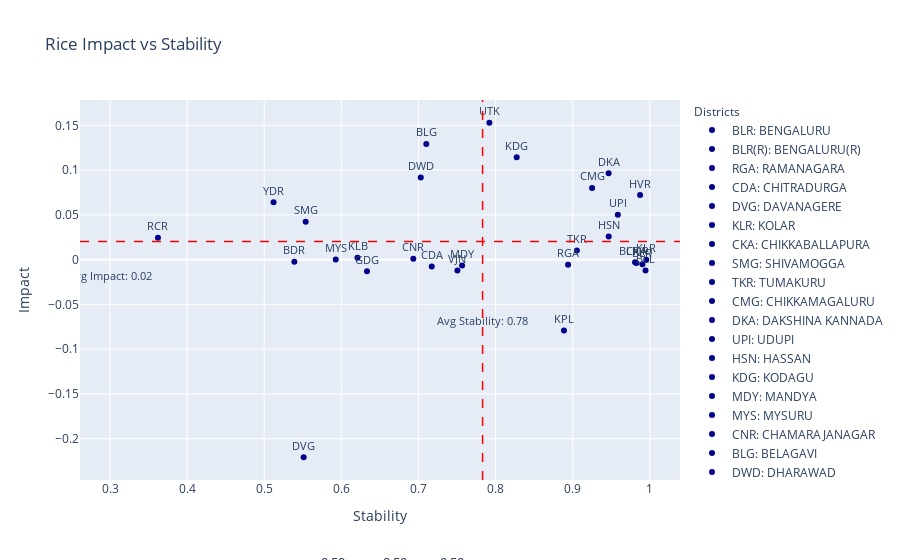

Source (notebook cell):
### Code cell
import pandas as pd
import plotly.express as px
import ipywidgets as widgets
from ipywidgets import interact
from IPython.display import clear_output
import plotly.graph_objects as go

def update_plot(alpha1, alpha2, alpha3):
    
    tolerance = 1e-5 
    filtered_df = viz_df[
        (viz_df['Sensitivity_AreaUnderCereals_Paddy'].between(alpha1 - tolerance, alpha1 + tolerance)) &
        (viz_df['Sensitivity_TotalNPK'].between(alpha2 - tolerance, alpha2 + tolerance)) &
        (viz_df['Sensitivity_NetAreaIrrigated_Canals_NetAreaIrrigated'].between(alpha3 - tolerance, alpha3 + tolerance)) 
    ]

    # Create a scatter plot with filtered data
    fig = px.scatter(filtered_df, x='Stability_Values', y='Impact', title='Rice Impact vs Stability',
                     labels={'Impact': 'Impact', 'Stability_Values': 'Stability'},
                     text='Abbreviation', opacity=1, color_discrete_sequence=['darkblue'])

    fig.update_traces(textposition='top center', textfont=dict(size=11))

    # Update layout to add annotations and legends
    fig.update_layout(
        annotations=[
            dict(
                x=0.5,
                y=-0.25,
                showarrow=False,
                text=f'α<sub>AP</sub>: {alpha1:.2f}, α<sub>NPK</sub>: {alpha2:.2f}, α<sub>CN</sub>: {alpha3:.2f}',
                xref="paper",
                yref="paper",
                font=dict(size=13)
            )
        ],
        legend_title_text='Districts',
        legend_title=dict(font=dict(size=12)),
    )

    # Adding custom legends with abbreviations and full forms
    legend_labels = [{'Abbreviation': abb, 'Full Form': full_form} 
                     for abb, full_form in zip(filtered_df['Abbreviation'].unique(), filtered_df['District'].unique())]

    for label in legend_labels:
        fig.add_trace(go.Scatter(
            x=[None],
            y=[None],
            mode='markers',
            marker=dict(color='darkblue'),
            name=f"{label['Abbreviation']}: {label['Full Form']}"
        ))

    # Adding average lines for stability and percentage change
    avg_stability = filtered_df['Stability_Values'].mean()
    avg_precent = filtered_df['Impact'].mean()

    fig.add_shape(
        type='line',
        x0=avg_stability, y0=0, x1=avg_stability, y1=1,
        line=dict(color='red', width=1.5, dash='dash'),
        yref='paper'
    )

    fig.add_shape(
        type='line',
        x0=0, y0=avg_precent, x1=1, y1=avg_precent,
        line=dict(color='red', width=1.5, dash='dash'),
        xref='paper'
    )

    # Add annotations for average values
    fig.add_trace(go.Scatter(
        x=[avg_stability],
        y=[-0.07],
        text=[f'Avg Stability: {avg_stability:.2f}'],
        mode="text",
        showlegend=False,
        textfont=dict(size=10.7)
    ))

    fig.add_trace(go.Scatter(
        x=[0.3],
        y=[avg_precent-0.04],
        text=[f'Avg Impact: {avg_precent:.2f}'],
        mode="text",
        showlegend=False,
        textfont=dict(size=10.7)
    ))

    clear_output()

    display(fig)

# Creating sliders for interaction
alpha1_slider = widgets.FloatSlider(value=0.5, min=0, max=1, step=0.1, description='αAP:')
alpha2_slider = widgets.FloatSlider(value=0.5, min=0, max=1, step=0.1, description='αNPK:')
alpha3_slider = widgets.FloatSlider(value=0.5, min=0, max=1, step=0.1, description='αCN:')

# Creating interactive plot
interactive_plot = interact(update_plot, alpha1=alpha1_slider, alpha2=alpha2_slider, alpha3=alpha3_slider)

# Create update button to trigger plot update
update_button = widgets.Button(description="Update Plot")
update_button.on_click(lambda _: update_plot(alpha1_slider.value, alpha2_slider.value, alpha3_slider.value))

# Display the button and sliders
widgets.HBox([update_button, alpha1_slider, alpha2_slider, alpha3_slider])

### Figure 1 — Plotly figure (JSON) as saved in the notebook; plotly's stock layout.template omitted (floating-point values rounded to 4 significant figures)
{"data": [{"hovertemplate": "Stability=%{x}<br>Impact=%{y}<br>Abbreviation=%{text}<extra></extra>", "legendgroup": "", "marker": {"color": "darkblue", "opacity": 1, "symbol": "circle"}, "mode": "markers+text", "name": "", "orientation": "v", "showlegend": false, "text": ["BLR", "BLR(R)", "RGA", "CDA", "DVG", "KLR", "CKA", "SMG", "TKR", "CMG", "DKA", "UPI", "HSN", "KDG", "MDY", "MYS", "CNR", "BLG", "DWD", "GDG", "HVR", "UTK", "BLL", "BDR", "KLB", "YDR", "RCR", "KPL", "VJN"], "textfont": {"size": 11}, "textposition": "top center", "type": "scatter", "x": [0.9905, 0.981, 0.8941, 0.7172, 0.5512, 0.9954, 0.9826, 0.5538, 0.9055, 0.9252, 0.9466, 0.9586, 0.9467, 0.8274, 0.7566, 0.5927, 0.6934, 0.7102, 0.703, 0.6333, 0.9874, 0.792, 0.9945, 0.5391, 0.621, 0.5121, 0.3622, 0.8887, 0.7505], "xaxis": "x", "y": [-0.005111, -0.003032, -0.005749, -0.007532, -0.2207, 0, -0.003732, 0.04219, 0.01017, 0.08014, 0.09655, 0.05007, 0.02585, 0.1142, -0.006629, 0.0001096, 0.0009031, 0.1292, 0.09172, -0.01301, 0.07209, 0.1529, -0.01208, -0.002385, 0.001984, 0.06418, 0.02454, -0.07915, -0.01208], "yaxis": "y"}, {"marker": {"color": "darkblue"}, "mode": "markers", "name": "BLR: BENGALURU", "type": "scatter", "x": [null], "y": [null]}, {"marker": {"color": "darkblue"}, "mode": "markers", "name": "BLR(R): BENGALURU(R)", "type": "scatter", "x": [null], "y": [null]}, {"marker": {"color": "darkblue"}, "mode": "markers", "name": "RGA: RAMANAGARA", "type": "scatter", "x": [null], "y": [null]}, {"marker": {"color": "darkblue"}, "mode": "markers", "name": "CDA: CHITRADURGA", "type": "scatter", "x": [null], "y": [null]}, {"marker": {"color": "darkblue"}, "mode": "markers", "name": "DVG: DAVANAGERE", "type": "scatter", "x": [null], "y": [null]}, {"marker": {"color": "darkblue"}, "mode": "markers", "name": "KLR: KOLAR", "type": "scatter", "x": [null], "y": [null]}, {"marker": {"color": "darkblue"}, "mode": "markers", "name": "CKA: CHIKKABALLAPURA", "type": "scatter", "x": [null], "y": [null]}, {"marker": {"color": "darkblue"}, "mode": "markers", "name": "SMG: SHIVAMOGGA", "type": "scatter", "x": [null], "y": [null]}, {"marker": {"color": "darkblue"}, "mode": "markers", "name": "TKR: TUMAKURU", "type": "scatter", "x": [null], "y": [null]}, {"marker": {"color": "darkblue"}, "mode": "markers", "name": "CMG: CHIKKAMAGALURU", "type": "scatter", "x": [null], "y": [null]}, {"marker": {"color": "darkblue"}, "mode": "markers", "name": "DKA: DAKSHINA KANNADA", "type": "scatter", "x": [null], "y": [null]}, {"marker": {"color": "darkblue"}, "mode": "markers", "name": "UPI: UDUPI", "type": "scatter", "x": [null], "y": [null]}, {"marker": {"color": "darkblue"}, "mode": "markers", "name": "HSN: HASSAN", "type": "scatter", "x": [null], "y": [null]}, {"marker": {"color": "darkblue"}, "mode": "markers", "name": "KDG: KODAGU", "type": "scatter", "x": [null], "y": [null]}, {"marker": {"color": "darkblue"}, "mode": "markers", "name": "MDY: MANDYA", "type": "scatter", "x": [null], "y": [null]}, {"marker": {"color": "darkblue"}, "mode": "markers", "name": "MYS: MYSURU", "type": "scatter", "x": [null], "y": [null]}, {"marker": {"color": "darkblue"}, "mode": "markers", "name": "CNR: CHAMARAJANAGAR", "type": "scatter", "x": [null], "y": [null]}, {"marker": {"color": "darkblue"}, "mode": "markers", "name": "BLG: BELAGAVI", "type": "scatter", "x": [null], "y": [null]}, {"marker": {"color": "darkblue"}, "mode": "markers", "name": "DWD: DHARAWAD", "type": "scatter", "x": [null], "y": [null]}, {"marker": {"color": "darkblue"}, "mode": "markers", "name": "GDG: GADAG", "type": "scatter", "x": [null], "y": [null]}, {"marker": {"color": "darkblue"}, "mode": "markers", "name": "HVR: HAVERI", "type": "scatter", "x": [null], "y": [null]}, {"marker": {"color": "darkblue"}, "mode": "markers", "name": "UTK: UTTARA KANNADA", "type": "scatter", "x": [null], "y": [null]}, {"marker": {"color": "darkblue"}, "mode": "markers", "name": "BLL: BALLARI", "type": "scatter", "x": [null], "y": [null]}, {"marker": {"color": "darkblue"}, "mode": "markers", "name": "BDR: BIDAR", "type": "scatter", "x": [null], "y": [null]}, {"marker": {"color": "darkblue"}, "mode": "markers", "name": "KLB: KALABURAGI", "type": "scatter", "x": [null], "y": [null]}, {"marker": {"color": "darkblue"}, "mode": "markers", "name": "YDR: YADGIRI", "type": "scatter", "x": [null], "y": [null]}, {"marker": {"color": "darkblue"}, "mode": "markers", "name": "RCR: RAICHUR", "type": "scatter", "x": [null], "y": [null]}, {"marker": {"color": "darkblue"}, "mode": "markers", "name": "KPL: KOPPAL", "type": "scatter", "x": [null], "y": [null]}, {"marker": {"color": "darkblue"}, "mode": "markers", "name": "VJN: VIJAYANAGARA", "type": "scatter", "x": [null], "y": [null]}, {"mode": "text", "showlegend": false, "text": ["Avg Stability: 0.78"], "textfont": {"size": 10.7}, "type": "scatter", "x": [0.7832], "y": [-0.07]}, {"mode": "text", "showlegend": false, "text": ["Avg Impact: 0.02"], "textfont": {"size": 10.7}, "type": "scatter", "x": [0.3], "y": [-0.01981]}], "layout": {"annotations": [{"font": {"size": 13}, "showarrow": false, "text": "α<sub>AP</sub>: 0.50, α<sub>NPK</sub>: 0.50, α<sub>CN</sub>: 0.50", "x": 0.5, "xref": "paper", "y": -0.25, "yref": "paper"}], "legend": {"title": {"font": {"size": 12}, "text": "Districts"}, "tracegroupgap": 0}, "shapes": [{"line": {"color": "red", "dash": "dash", "width": 1.5}, "type": "line", "x0": 0.7832, "x1": 0.7832, "y0": 0, "y1": 1, "yref": "paper"}, {"line": {"color": "red", "dash": "dash", "width": 1.5}, "type": "line", "x0": 0, "x1": 1, "xref": "paper", "y0": 0.02019, "y1": 0.02019}], "title": {"text": "Rice Impact vs Stability"}, "xaxis": {"anchor": "y", "domain": [0, 1], "title": {"text": "Stability"}}, "yaxis": {"anchor": "x", "domain": [0, 1], "title": {"text": "Impact"}}}}
